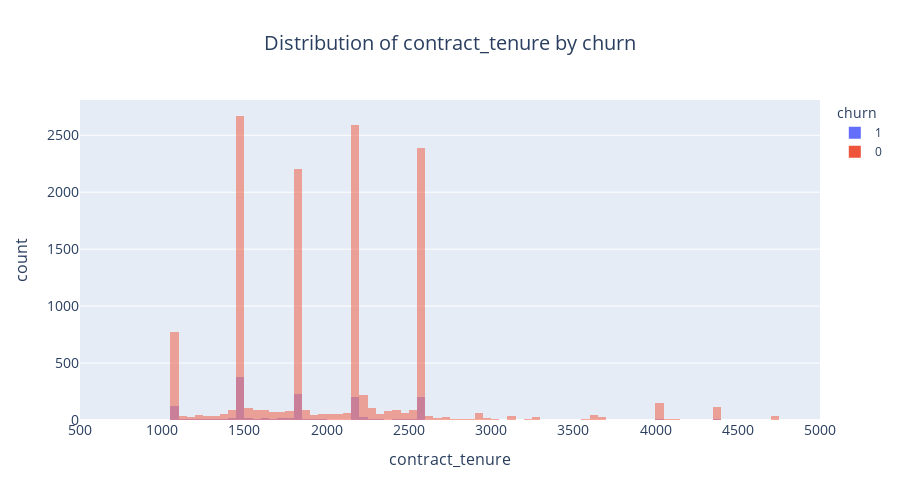

Source (notebook cell):
### Code cell
fig = px.histogram(client, x='contract_tenure', color='churn',title='Distribution of contract_tenure by churn',labels={'count':'Frequency'},
                  hover_data={'contract_tenure':True, 'churn':True},barmode='overlay')


fig.update_layout(title_font=dict(size=20),title_x=0.5, height=500)
fig.update_xaxes(title_font=dict(size=16),tickfont=dict(size=14),range=[500,5000])
fig.update_yaxes(title_font=dict(size=16),tickfont=dict(size=14))
# Show the plot
fig.show()

### Figure 1 — Plotly figure (JSON) as saved in the notebook; plotly's stock layout.template omitted (floating-point values rounded to 4 significant figures; data arrays with more than 128 entries replaced by an {"elided": "..."} marker saying what was removed)
{"data": [{"alignmentgroup": "True", "bingroup": "x", "hovertemplate": "churn=1<br>contract_tenure=%{x}<br>count=%{y}<extra></extra>", "legendgroup": "1", "marker": {"color": "#636efa", "opacity": 0.5, "pattern": {"shape": ""}}, "name": "1", "offsetgroup": "1", "orientation": "v", "showlegend": true, "type": "histogram", "x": {"elided": "1419 int values"}, "xaxis": "x", "yaxis": "y"}, {"alignmentgroup": "True", "bingroup": "x", "hovertemplate": "churn=0<br>contract_tenure=%{x}<br>count=%{y}<extra></extra>", "legendgroup": "0", "marker": {"color": "#EF553B", "opacity": 0.5, "pattern": {"shape": ""}}, "name": "0", "offsetgroup": "0", "orientation": "v", "showlegend": true, "type": "histogram", "x": {"elided": "13187 int values"}, "xaxis": "x", "yaxis": "y"}], "layout": {"barmode": "overlay", "height": 500, "legend": {"title": {"text": "churn"}, "tracegroupgap": 0}, "title": {"font": {"size": 20}, "text": "Distribution of contract_tenure by churn", "x": 0.5}, "xaxis": {"anchor": "y", "domain": [0, 1], "range": [500, 5000], "tickfont": {"size": 14}, "title": {"font": {"size": 16}, "text": "contract_tenure"}}, "yaxis": {"anchor": "x", "domain": [0, 1], "tickfont": {"size": 14}, "title": {"font": {"size": 16}, "text": "count"}}}}
